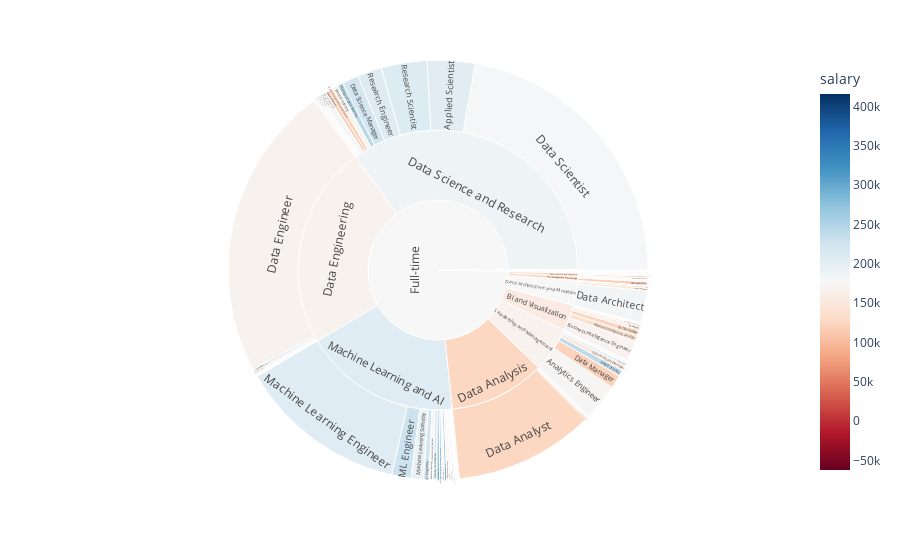

Notebook code for this chart:
### Code cell
# Create a sunburst chart
fig = px.sunburst(df, path=['employment_type', 'job_category', 'job_title'], values='salary', color='salary', hover_data=['job_title'], color_continuous_scale='RdBu', color_continuous_midpoint=np.average(df['salary'], weights=df['salary']))
fig.show()

### Figure 1 — Plotly figure (JSON) as saved in the notebook; plotly's stock layout.template omitted (floating-point values rounded to 4 significant figures; data arrays with more than 128 entries replaced by an {"elided": "..."} marker saying what was removed)
{"data": [{"branchvalues": "total", "customdata": {"elided": "182x2 mixed values"}, "domain": {"x": [0, 1], "y": [0, 1]}, "hovertemplate": "labels=%{label}<br>salary_sum=%{value}<br>parent=%{parent}<br>id=%{id}<br>job_title=%{customdata[0]}<br>salary=%{color}<extra></extra>", "ids": {"elided": "182 str values"}, "labels": {"elided": "182 str values"}, "marker": {"coloraxis": "coloraxis", "colors": {"elided": "182 float values"}}, "name": "", "parents": {"elided": "182 str values"}, "type": "sunburst", "values": {"elided": "182 int values"}}], "layout": {"coloraxis": {"cmid": 176900.0, "colorbar": {"title": {"text": "salary"}}, "colorscale": [[0, "rgb(103,0,31)"], [0.1, "rgb(178,24,43)"], [0.2, "rgb(214,96,77)"], [0.3, "rgb(244,165,130)"], [0.4, "rgb(253,219,199)"], [0.5, "rgb(247,247,247)"], [0.6, "rgb(209,229,240)"], [0.7, "rgb(146,197,222)"], [0.8, "rgb(67,147,195)"], [0.9, "rgb(33,102,172)"], [1, "rgb(5,48,97)"]]}, "legend": {"tracegroupgap": 0}, "margin": {"t": 60}}}
